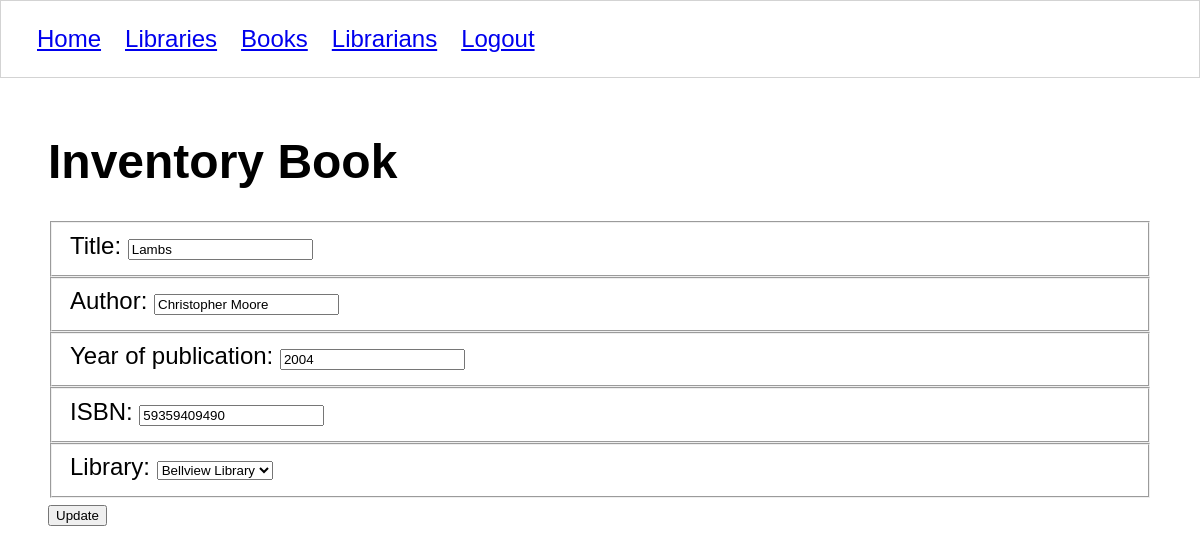
The page /books/1/form/ (signed in) on the database its author committed.
### libraryapp/models/book.py (models this page shows, shortened)
class Book(models.Model):
    title = models.CharField(max_length=50)
    isbn = models.CharField(max_length=50)
    author = models.CharField(max_length=50)
    year_published = models.IntegerField()
    location = models.ForeignKey(Library, on_delete=models.CASCADE)
    librarian = models.ForeignKey(Librarian, on_delete=models.CASCADE)
    class Meta:
        verbose_name = ("books")
        verbose_name_plural = ("books")

### libraryapp/views/books/form.py (the view)
# urls.py: path('books/<int:book_id>/form/', book_edit_form, name='book_edit_form'),
@login_required
def book_edit_form(request, book_id):
    if request.method == 'GET':
        book = get_book(book_id)
        libraries = get_libraries()
        template = 'books/form.html'
        context = {
            'book': book,
            'all_libraries': libraries
        }
        return render(request, template, context)

### libraryapp/models/modelfactory.py (called while the page is built)
def model_factory(model_type):
    def create(cursor, row):
        instance = model_type()
        smart_row = sqlite3.Row(cursor, row)
        for col in smart_row.keys():
            setattr(instance, col, smart_row[col])
        return instance
    return create

### libraryapp/views/books/form.py (called while the page is built)
def get_book(book_id):
    with sqlite3.connect(Connection.db_path) as conn:
        conn.row_factory = model_factory(Book)
        db_cursor = conn.cursor()
        db_cursor.execute("""
        SELECT
            b.id,
            b.title,
            b.isbn,
            b.author,
            b.year_published,
            b.librarian_id,
            b.location_id
        FROM libraryapp_book b
        WHERE b.id = ?
        """, (book_id,))
        return db_cursor.fetchone()

def get_libraries():
    with sqlite3.connect(Connection.db_path) as conn:
        conn.row_factory = sqlite3.Row
        db_cursor = conn.cursor()
        db_cursor.execute("""
        select
            l.id,
            l.title,
            l.address
        from libraryapp_library l
        """)
        return db_cursor.fetchall()

### libraryapp/templates/books/form.html (shortened to what this page needs)
{% extends 'shared/base.html' %}
    {% block content %}
    <h1>Inventory Book</h1>
    {% if book.id is not None %}
        <form action="{% url 'libraryapp:book' book.id %}" method="post">
    {% else %}
        <form action="{% url 'libraryapp:books' %}" method="post">
    {% endif %}
        <fieldset>
            <label for="title">Title: </label>
            <input id="title" type="text" name="title" value="{{ book.title }}">
        </fieldset>
        <fieldset>
            <label for="author">Author: </label>
            <input id="author" type="text" name="author" value="{{ book.author }}">
        </fieldset>
        <fieldset>
            <label for="year_published">Year of publication: </label>
            <input id="year_published" type="number" name="year_published" value="{{ book.year_published }}">
        </fieldset>
        <fieldset>
            <label for="isbn">ISBN: </label>
            <input id="isbn" type="text" name="isbn" value="{{ book.isbn }}">
        </fieldset>
        <fieldset>
            <label for="location">Library: </label>
            <select id="location" type="text" name="location">
                {% for library in all_libraries %}
                <option {% if library.id == book.location_id %}selected{% endif %} value="{{ library.id }}">
                    {{ library.title }}</option>
                {% endfor %}
            </select>
        </fieldset>
        {% if book.id is not None %}
            <input type="submit" value="Update" />
        {% else %}
            <input type="submit" value="Create" />
        {% endif %}
    </form>
    {% endblock %}

### libraryapp/static/styles/base.css (style rules this page uses)
body { margin: 0; padding: 0; font-size: 1.5em; font-family: "Gill Sans", "Gill Sans MT", Calibri, "Trebuchet MS", sans-serif; }

### rows shown on the page
Book: title "Lambs", author "Christopher Moore", year_published "2004", isbn "59359409490", location "Bellview Library"
